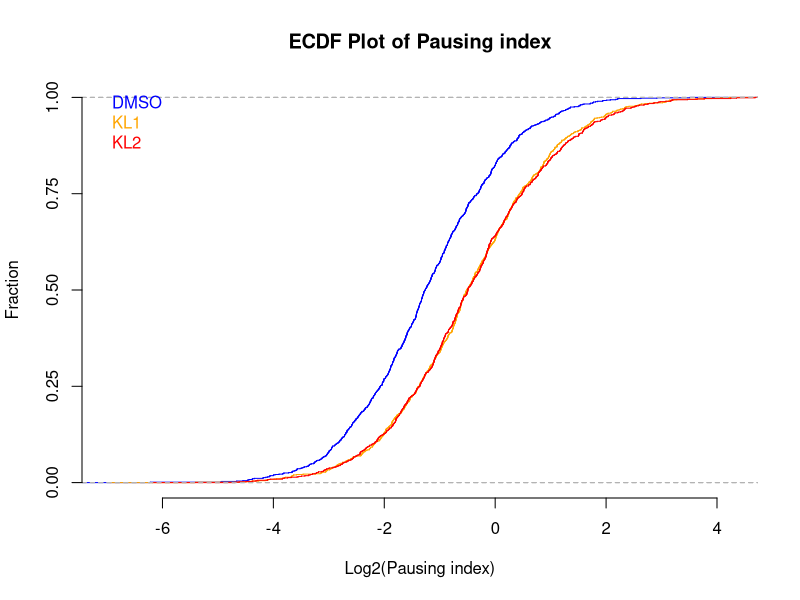

Source code (R):
#tss region
dmso.tss <- read.table('DMSO_tss_1000.txt', sep='\t')
kl1.tss <- read.table('KL1_tss_1000.txt', sep='\t')
kl2.tss <- read.table('KL2_tss_1000.txt', sep='\t')

#genebody region
dmso.gb <- read.table('DMSO_gb_1000.txt', sep='\t')
kl1.gb <- read.table('KL1_gb_1000.txt', sep='\t')
kl2.gb <- read.table('KL2_gb_1000.txt', sep='\t')

#pausing index
dmso.cov <- log2(dmso.tss$V7/dmso.gb$V7)
dmso.cov[which(is.infinite(dmso.cov))] <- 0
#dmso.cov <- subset(dmso.cov, dmso.cov >= 0)

kl1.cov <- log2(kl1.tss$V7/kl1.gb$V7)
kl1.cov[which(is.infinite(kl1.cov))] <- 0
#kl1.cov <- subset(kl1.cov, kl1.cov >= 0)

kl2.cov <- log2(kl2.tss$V7/kl2.gb$V7)
kl2.cov[which(is.infinite(kl2.cov))] <- 0
#kl2.cov <- subset(kl2.cov, kl2.cov >= 0)

#ecdf functions
ecdf1 <- ecdf(dmso.cov)
ecdf2 <- ecdf(kl1.cov)
ecdf3 <- ecdf(kl2.cov)

#plots
plot(ecdf1, verticals=TRUE, do.points=FALSE, col='blue', xlab = 'Log2(Pausing index)', ylab = 'Fraction', axes=FALSE, main = 'ECDF Plot of Pausing index')
plot(ecdf2, verticals=TRUE, do.points=FALSE, add=TRUE, col='orange')
plot(ecdf3, verticals=TRUE, do.points=FALSE, add=TRUE, col='red')
axis(2, at = c(0, 0.25, 0.5, 0.75, 1.0))
axis(1)
legend('topleft', legend = c('DMSO', 'KL1', 'KL2'), text.col = c('blue', 'orange', 'red'), bty = 'n')
